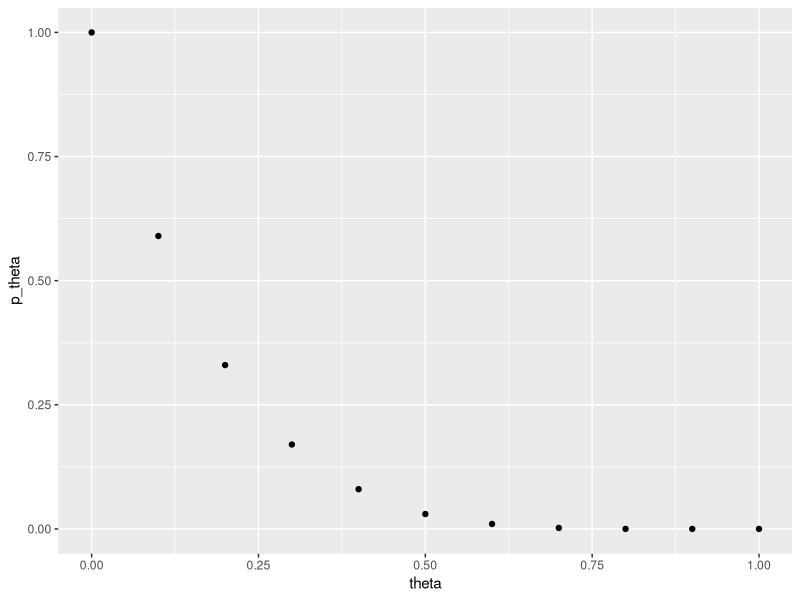
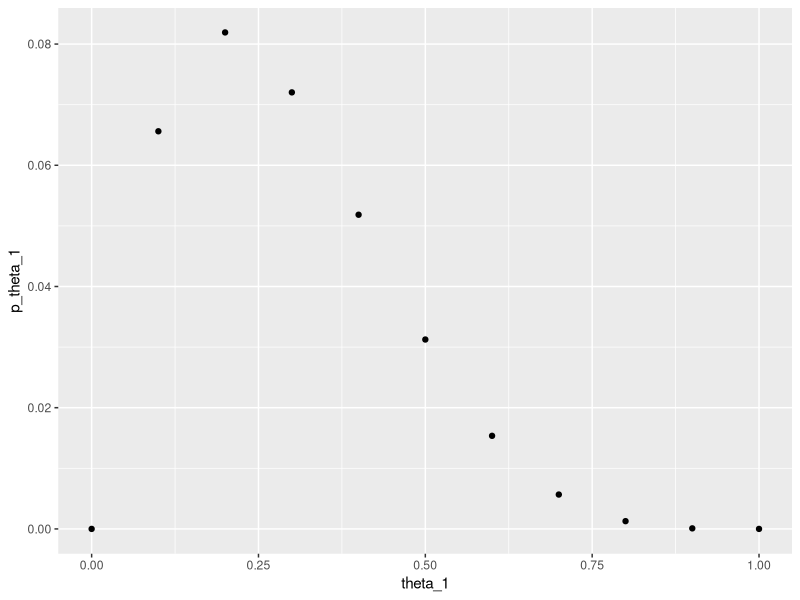
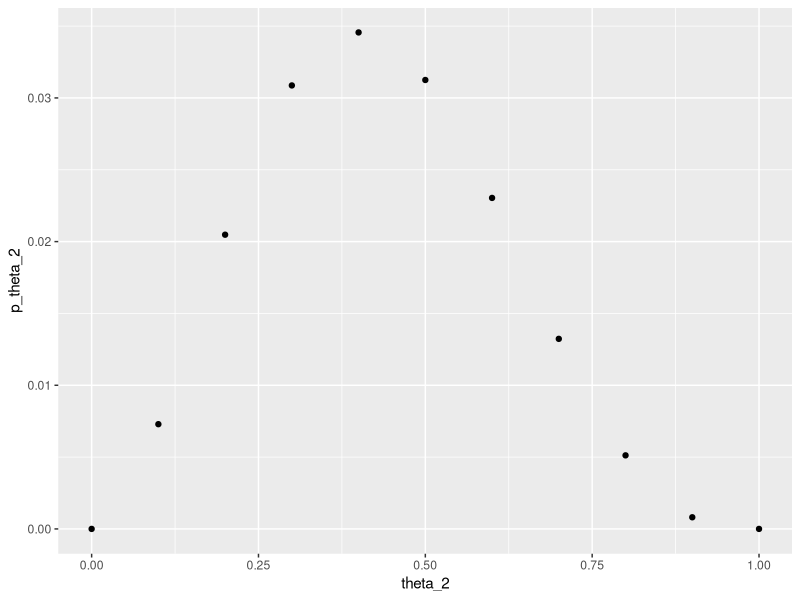
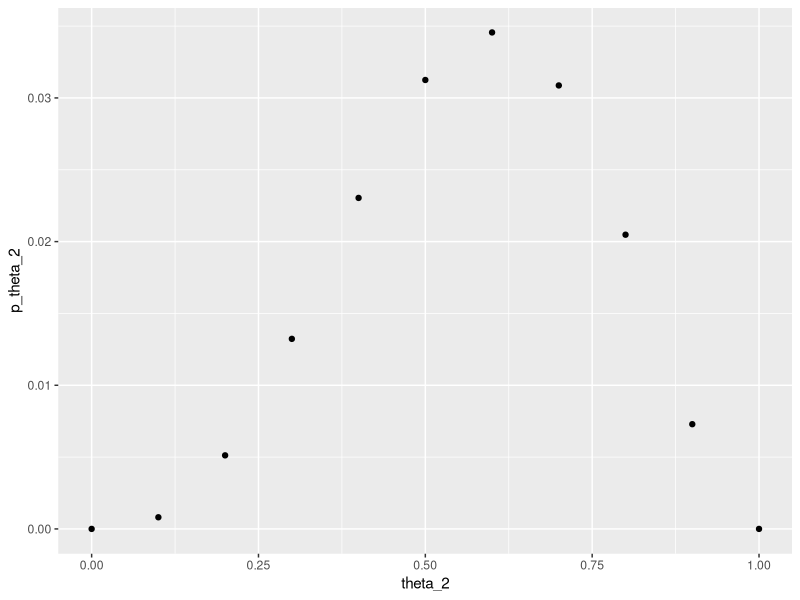
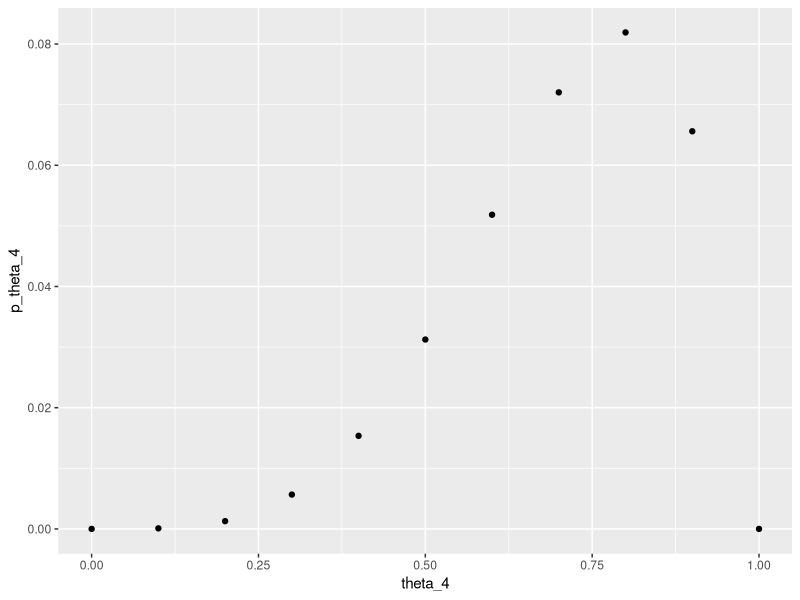
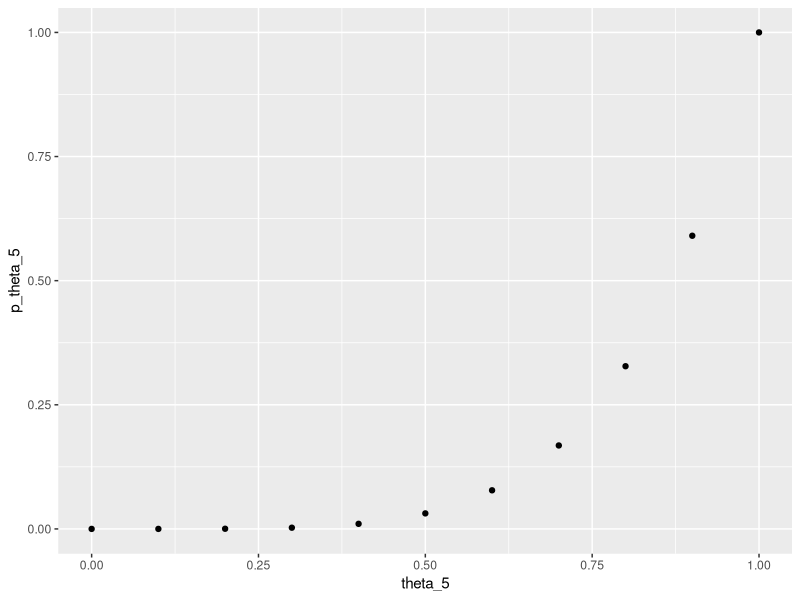

Recreate these plots in R, in order.
## ---- chunk 1
#loading the package that includes rv distributions and ggplot
library(stats)
library(ggplot2)
## ---- chunk 2
#setting a seed so its reproducible
set.seed(99)

nsims=10000
records = rep(0,nsims)

for(i in 1:nsims){
  radius <- runif(1, min = 0, max = 1)
  records[i] <- ((radius^2)*pi)
}

#expectation of the area (the area is the records)
e_a = sum(records)/nsims #1.048
var_a = var(records) #.8768
## ---- chunk 3
#set seed
set.seed(100)

nsims=10000
records_x = rep(0,nsims)
records_y = rep(0,nsims)
records_ratio = rep(0,nsims)
one_r = rep(0,nsims)

for(i in 1:nsims){
  x <- runif(1, min = 0, max = 1)
  y = 1-x
  records_x[i] <- x
  records_y[i] <- y
  records_ratio[i] <- (x/y)
  one_r[i] <- (y/x)
}

e_r = sum(records_ratio)/10000 #9.0554
e_r_one = sum(one_r)/10000 #8.438

## ---- chunk 4
set.seed(100)

nsims = 10000
xrecords = rep(0,nsims)

for(i in 1:nsims){
  x <- runif(1, min = 0, max = 1)
  xrecords[i] <- x 
}

e_r = sum(xrecords)/10000 # .50029
## ---- chunk 5
set.seed(100)

nsims = 10000
records_x_y = rep(0,nsims)

for(i in 1:nsims){
  x <- rnorm(1, mean = 0, sd = 1)
  y <- rnorm(1, mean = 1, sd = 5)
  records_x_y[i] <- (x<y)
}

exy = sum(records_x_y)/nsims # .5759

## ---- chunk 6
set.seed(100)

nsims=10000
records_x = rep(0,nsims)
records_y = rep(0,nsims)
records_ratio = rep(0, nsims)

for(i in 1:nsims){
  x <- rnorm(1, mean = 69.1, sd = 2.9)
  y <- rnorm(1, mean = 63.7, sd = 2.7)
  records_x[i] <- x
  records_y[i] <- y
  records_ratio[i] <- (x - y)
}

e_r = sum(records_ratio)/10000 # 5.396
sd <- sd(records_ratio) #3.942
## ---- chunk 7
pnorm(63.7, mean = 5.4, .2, lower.tail = FALSE)
## ---- chunk 8
#making a df 
theta <- c(0, .1, .2, .3, .4, .5, .6, .7, .8, .9, 1)
p_theta <- c(1, .59, .33, .17, .08, .03, .01, .002, 0, 0, 0)

df_theta <- data.frame(theta, p_theta)

ggplot(df_theta, aes(x= theta, y = p_theta)) + geom_point()

## ---- chunk 9
#making a df for 1 and graph
theta_1 <- c(0, .1, .2, .3, .4, .5, .6, .7, .8, .9, 1)
p_theta_1 <- c((0^1)*(1^4), (.1^1)*(.9^4), (.2^1)*(.8^4), (.3^1)*(.7^4), (.4^1)*(.6^4), (.5^1)*(.5^4), (.6^1)*(.4^4), (.7^1)*(.3^4), (.8^1)*(.2^4), (.9^1)*(.1^4), (1^1)*(0^4))
df_theta_1 <- data.frame(theta, p_theta)
ggplot(df_theta_1, aes(x= theta_1, y = p_theta_1)) + geom_point()

#df and graph for 2
theta_2 <- c(0, .1, .2, .3, .4, .5, .6, .7, .8, .9, 1)
p_theta_2 <- c((0^2)*(1^3), (.1^2)*(.9^3), (.2^2)*(.8^3), (.3^2)*(.7^3), (.4^2)*(.6^3), (.5^2)*(.5^3), (.6^2)*(.4^3), (.7^2)*(.3^3), (.8^2)*(.2^3), (.9^2)*(.1^3), (1^2)*(0^3))
df_theta_2 <- data.frame(theta, p_theta)
ggplot(df_theta_2, aes(x= theta_2, y = p_theta_2)) + geom_point()

#df and graph for 3
theta_2 <- c(0, .1, .2, .3, .4, .5, .6, .7, .8, .9, 1)
p_theta_2 <- c((0^3)*(1^2), (.1^3)*(.9^2), (.2^3)*(.8^2), (.3^3)*(.7^2), (.4^3)*(.6^2), (.5^3)*(.5^2), (.6^3)*(.4^2), (.7^3)*(.3^2), (.8^3)*(.2^2), (.9^3)*(.1^2), (1^3)*(0^2))
df_theta_2 <- data.frame(theta, p_theta)
ggplot(df_theta_2, aes(x= theta_2, y = p_theta_2)) + geom_point()

#df and graph for 4
theta_4 <- c(0, .1, .2, .3, .4, .5, .6, .7, .8, .9, 1)
p_theta_4 <- c((0^4)*(1^1), (.1^4)*(.9^1), (.2^4)*(.8^1), (.3^4)*(.7^1), (.4^4)*(.6^1), (.5^4)*(.5^1), (.6^4)*(.4^1), (.7^4)*(.3^1), (.8^4)*(.2^1), (.9^4)*(.1^1), (1^4)*(0^1))
df_theta_4 <- data.frame(theta, p_theta)
ggplot(df_theta_4, aes(x= theta_4, y = p_theta_4)) + geom_point()

#df and graph for 5
theta_5 <- c(0, .1, .2, .3, .4, .5, .6, .7, .8, .9, 1)
p_theta_5 <- c((0^5)*(1^0), (.1^5)*(.9^0), (.2^5)*(.8^0), (.3^5)*(.7^0), (.4^5)*(.6^0), (.5^5)*(.5^0), (.6^5)*(.4^0), (.7^5)*(.3^0), (.8^5)*(.2^0), (.9^5)*(.1^0), (1^5)*(0^0))
df_theta_5 <- data.frame(theta, p_theta)
ggplot(df_theta_5, aes(x= theta_5, y = p_theta_5)) + geom_point()
## ---- chunk 10
#setting a seed so its reproducible
set.seed(99)

nsims=10000
records = rep(0,nsims)
records

for(i in 1:nsims){
  x <- runif(1, min = 0, max = 1)
  xmake_change <- ((1/x) + 1)
  xlogistic <- -log(xmake_change, base = exp(1))
  records[i] <- (2 < xlogistic & xlogistic < 3)
}

# The probability is zero becuase non of ours fall between 2 and three?
